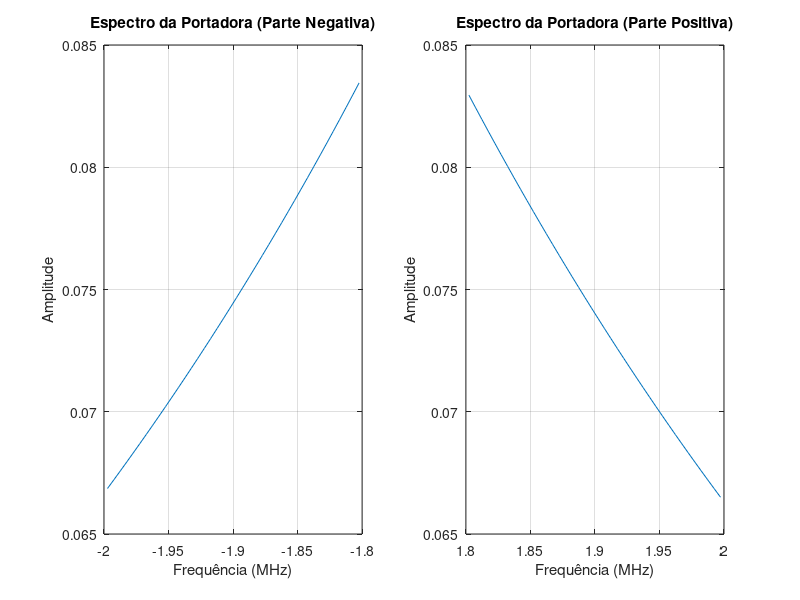

Reproduce this figure in MATLAB.
% Definindo parâmetros
fc = 0.5e6; % Frequência da portadora em Hz
fsamp = 50e6; % Frequência de amostragem em Hz (50 MHz)
t0 = 0; % Tempo inicial em segundos
tf = 200e-6; % Tempo final em segundos (200 µs)

% Definindo o intervalo de tempo
t = t0:1/fsamp:tf; % Vetor de tempo

% Calculando a portadora
ct = cos(2 * pi * fc * t);

% Espectro da portadora
n = length(ct);
f = (-n/2:n/2-1) * (fsamp/n) / 1e6;  % Frequência em MHz
C = abs(fftshift(fft(ct)));

figure;
subplot(1, 2, 1);
plot(f(f >= -2 & f <= -1.8), C(f >= -2 & f <= -1.8));
title('Espectro da Portadora (Parte Negativa)');
xlabel('Frequência (MHz)');
ylabel('Amplitude');
xlim([-2, -1.8]);
grid on;

subplot(1, 2, 2);
plot(f(f >= 1.8 & f <= 2), C(f >= 1.8 & f <= 2));
title('Espectro da Portadora (Parte Positiva)');
xlabel('Frequência (MHz)');
ylabel('Amplitude');
xlim([1.8, 2]);
grid on;

